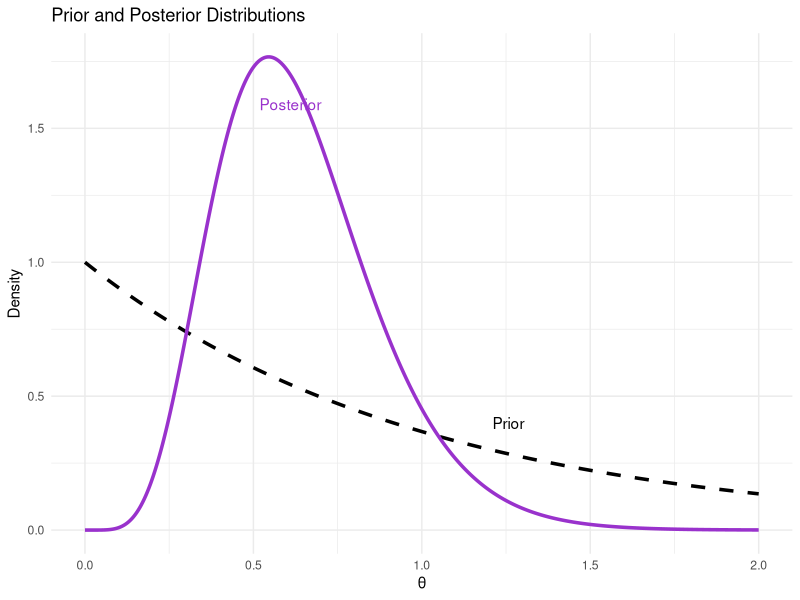
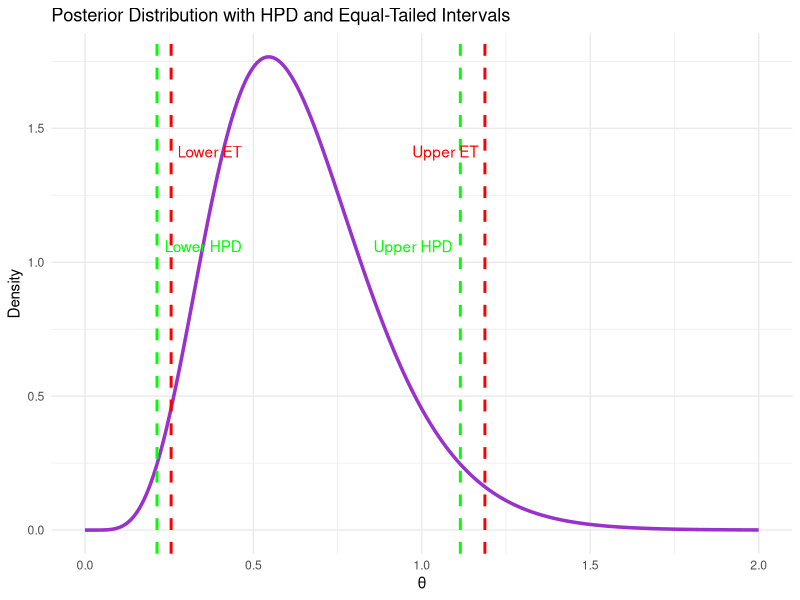

Write R code to recreate these figures, in order.
# Load necessary library
library(ggplot2)

# Given parameters
alpha_prior <- 1
beta_prior <- 1
n <- 10
sum_x <- 6

# Compute posterior parameters
alpha_post <- alpha_prior + sum_x  # α* = α + sum(x)
beta_post <- beta_prior + n        # β* = β + n

# Define credibility level
credibility_level <- 0.95
alpha_half <- (1 - credibility_level)

# Define prior density function
prior_density <- function(theta) {
  (beta_prior^alpha_prior / gamma(alpha_prior)) * theta^(alpha_prior - 1) * exp(-beta_prior * theta)
}

# Define posterior density function
posterior_density <- function(theta) {
  (beta_post^alpha_post / gamma(alpha_post)) * theta^(alpha_post - 1) * exp(-beta_post * theta)
}

# Find k: numerical search for the threshold
k_values <- seq(0, posterior_density(alpha_post / beta_post), length.out = 1000)  # Possible values of k
intervals <- sapply(k_values, function(k) {
  theta_range <- seq(0, 2, length.out = 10000)
  density_values <- posterior_density(theta_range)
  selected <- theta_range[density_values > k]
  if (length(selected) > 1) {
    return(c(min(selected), max(selected)))
  } else {
    return(c(NA, NA))
  }
})

# Find the shortest interval containing 95% probability
valid_intervals <- intervals[, !is.na(intervals[1, ])]
probs <- apply(valid_intervals, 2, function(bounds) {
  integrate(posterior_density, lower = bounds[1], upper = bounds[2])$value
})

# Choose the k corresponding to the shortest valid HPD interval
best_index <- which.min(abs(probs - credibility_level))
hpd_L <- valid_intervals[1, best_index]
hpd_U <- valid_intervals[2, best_index]
k_best <- k_values[best_index]

# Compute equal-tailed credible interval
theta_L <- qgamma(alpha_half / 2, shape = alpha_post, rate = beta_post)
theta_U <- qgamma(1 - alpha_half / 2, shape = alpha_post, rate = beta_post)

# Print results
cat("Equal-tailed credible interval: (", theta_L, ",", theta_U, ")\n")
cat("HPD interval: (", hpd_L, ",", hpd_U, ")\n")
cat("Threshold k:", k_best, "\n")

# Generate density plots
theta_vals <- seq(0, 2, length.out = 1000)
posterior_vals <- posterior_density(theta_vals)
prior_vals <- prior_density(theta_vals)

df_posterior <- data.frame(theta_vals, posterior_vals)
df_prior <- data.frame(theta_vals, prior_vals)

# Plot 1: Prior and Posterior
ggplot() +
  geom_line(data = df_prior, aes(x = theta_vals, y = prior_vals), color = "black", linetype = "dashed", size = 1.2) +
  geom_line(data = df_posterior, aes(x = theta_vals, y = posterior_vals), color = "darkorchid", size = 1.2) +
  labs(title = "Prior and Posterior Distributions",
       x = "θ", 
       y = "Density") +
  theme_minimal() +
  annotate("text", x = 1.2, y = max(prior_vals) * 0.4, label = "Prior", color = "black", hjust = -0.1) +
  annotate("text", x = 0.5, y = max(posterior_vals) * 0.9, label = "Posterior", color = "darkorchid", hjust = -0.1)

# Plot 2: Posterior with HPD and Equal-Tailed Intervals
ggplot(df_posterior, aes(x = theta_vals, y = posterior_vals)) +
  geom_line(color = "darkorchid", size = 1.2) +
  geom_vline(xintercept = c(theta_L, theta_U), linetype = "dashed", color = "red", size = 1) +
  geom_vline(xintercept = c(hpd_L, hpd_U), linetype = "dashed", color = "green", size = 1) +
  labs(title = "Posterior Distribution with HPD and Equal-Tailed Intervals",
       x = "θ", 
       y = "Density") +
  theme_minimal() +
  annotate("text", x = theta_L, y = max(posterior_vals) * 0.8, label = "Lower ET", color = "red", hjust = -0.1) +
  annotate("text", x = theta_U, y = max(posterior_vals) * 0.8, label = "Upper ET", color = "red", hjust = 1.1) +
  annotate("text", x = hpd_L, y = max(posterior_vals) * 0.6, label = "Lower HPD", color = "green", hjust = -0.1) +
  annotate("text", x = hpd_U, y = max(posterior_vals) * 0.6, label = "Upper HPD", color = "green", hjust = 1.1)
